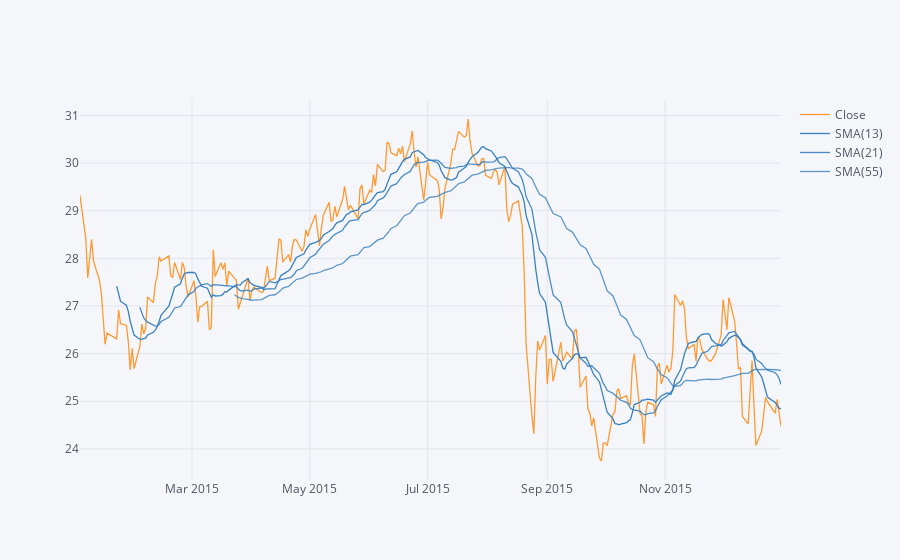

Source (notebook cell):
### Markdown cell above
** Use .ta_plot(study='sma') to create a Simple Moving Averages plot of Morgan Stanley for the year 2015.**

### Code cell
bank_stocks['MS']['Close']['2015-01-01':'2016-01-01'].ta_plot(study='sma',periods=[13,21,55])
plt.show()

### Figure 1 — Plotly figure (JSON) as saved in the notebook; plotly's stock layout.template omitted (floating-point values rounded to 4 significant figures; data arrays with more than 128 entries replaced by an {"elided": "..."} marker saying what was removed)
{"data": [{"line": {"color": "rgba(255, 153, 51, 1.0)", "dash": "solid", "shape": "linear", "width": 1.3}, "mode": "lines", "name": "Close", "text": "", "type": "scatter", "x": {"elided": "252 str values"}, "y": {"elided": "252 float values"}}, {"line": {"color": "rgba(55, 128, 191, 1.0)", "dash": "solid", "shape": "linear", "width": 1.3}, "mode": "lines", "name": "SMA(13)", "text": "", "type": "scatter", "x": {"elided": "252 str values"}, "y": {"elided": "252 mixed values"}}, {"line": {"color": "rgba(55, 128, 191, 0.8999999999999999)", "dash": "solid", "shape": "linear", "width": 1.3}, "mode": "lines", "name": "SMA(21)", "text": "", "type": "scatter", "x": {"elided": "252 str values"}, "y": {"elided": "252 mixed values"}}, {"line": {"color": "rgba(55, 128, 191, 0.7999999999999998)", "dash": "solid", "shape": "linear", "width": 1.3}, "mode": "lines", "name": "SMA(55)", "text": "", "type": "scatter", "x": {"elided": "252 str values"}, "y": {"elided": "252 mixed values"}}], "layout": {"autosize": true, "legend": {"bgcolor": "#F5F6F9", "font": {"color": "#4D5663"}}, "paper_bgcolor": "#F5F6F9", "plot_bgcolor": "#F5F6F9", "title": {"font": {"color": "#4D5663"}}, "xaxis": {"autorange": true, "gridcolor": "#E1E5ED", "range": ["2015-01-02", "2015-12-31"], "showgrid": true, "tickfont": {"color": "#4D5663"}, "title": {"font": {"color": "#4D5663"}, "text": ""}, "type": "date", "zerolinecolor": "#E1E5ED"}, "yaxis": {"autorange": true, "gridcolor": "#E1E5ED", "range": [23.35, 31.32], "showgrid": true, "tickfont": {"color": "#4D5663"}, "title": {"font": {"color": "#4D5663"}, "text": ""}, "type": "linear", "zerolinecolor": "#E1E5ED"}}}
